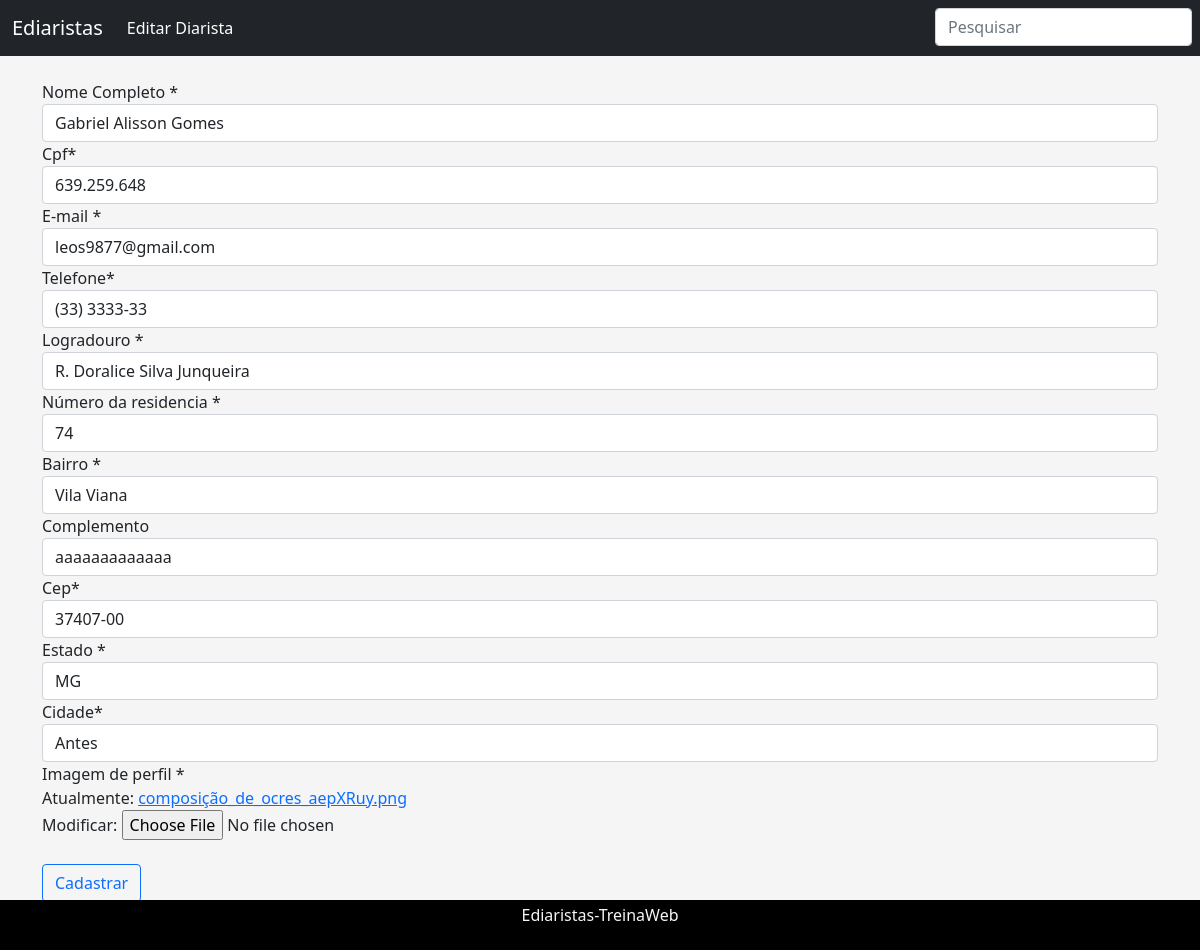
The app's page /web/Editar-Diarista/12/ with its own data.
### web/models.py (models this page shows, shortened)
class Diarista(models.Model):
    nome_completo = models.CharField("Nome Completo ", max_length = 100)
    cpf = models.CharField("CPF ", max_length=11, unique=True)
    email= models.EmailField("E-mail ", unique=True)
    telefone = models.CharField("Telefone ", max_length=11)
    logradouro = models.CharField("Logradouro ", max_length=60)
    numero = models.IntegerField ("Número da residencia ")
    bairro = models.CharField("Bairro ", max_length=30)
    complemento = models.CharField("Complemento ", blank=True, max_length=100)
    cep = models.CharField("CEP da sua localização ", max_length=8)
    estado = models.CharField("Estado ", max_length=2)
    cidade = models.CharField("Cidade", max_length=50, default="Antes")
    codigo_ibge = models.IntegerField("Código do IBGE ")
    foto_usuario = models.ImageField("Imagem de perfil ")
    class Meta:
        verbose_name = "Diarista"
        verbose_name_plural = "Diaristas"
        db_table = 'Diarista'

### web/views.py (the view)
# urls.py: path("Editar-Diarista/<int:Diarista_id>/", EditarDiarista, name="EditarDiarista"),
def EditarDiarista(request, Diarista_id):
    diarista = Diarista.objects.get(id = Diarista_id)
    if request.method == "POST":
        formDiaristaPrenchido = DiaristaForm(request.POST or None, request.FILES, instance = diarista)
        if formDiaristaPrenchido.is_valid():
            formDiaristaPrenchido.save()
            return redirect("ListarDiaristas")
    else:
        formDiaristaPrenchido = DiaristaForm(instance=diarista)
    context = {
        "nomePagina" : "Editar Diarista",
        "formDiarista" : formDiaristaPrenchido
    }
    return render(request, 'CadastrarDiarista.html', context)

### web/forms.py (shortened to what this page needs)
class DiaristaForm(forms.ModelForm):
    cpf = forms.CharField(widget=forms.TextInput(attrs={'data-mask': "000.000.000-00"}))
    telefone = forms.CharField(widget=forms.TextInput(attrs={"data-mask": "(00) 0000-0000"}))
    cep = forms.CharField(widget=forms.TextInput(attrs={"data-mask": "00000-000"}))
    class Meta:
        model = Diarista
        exclude = ('codigo_ibge',)

### templates/CadastrarDiarista.html (shortened to what this page needs)
{% extends "base.html" %}
{% load static %}
{% load crispy_forms_tags %}
{% block conteudo %}
  <body>
    <br>
    <form method="POST" enctype="multipart/form-data">
      {{formDiarista|crispy}}
      <br>
      <button type="submit" class="btn btn-outline-primary">Cadastrar</button>
    </form>
  </body>
</html>
{% endblock conteudo %}

### static/css/design.css (style rules this page uses)
body { background-color: rgb(245, 245, 245); }

### records on screen
Diarista: nome_completo "Gabriel Alisson Gomes", cpf "639.259.648", email "leos9877@gmail.com", telefone "(33) 3333-33", logradouro "R. Doralice Silva Junqueira", numero "74", bairro "Vila Viana", complemento "aaaaaaaaaaaaa", cep "37407-00", estado "MG", cidade "Antes"

### other values on screen
{{ nomePagina }} "Editar Diarista"
